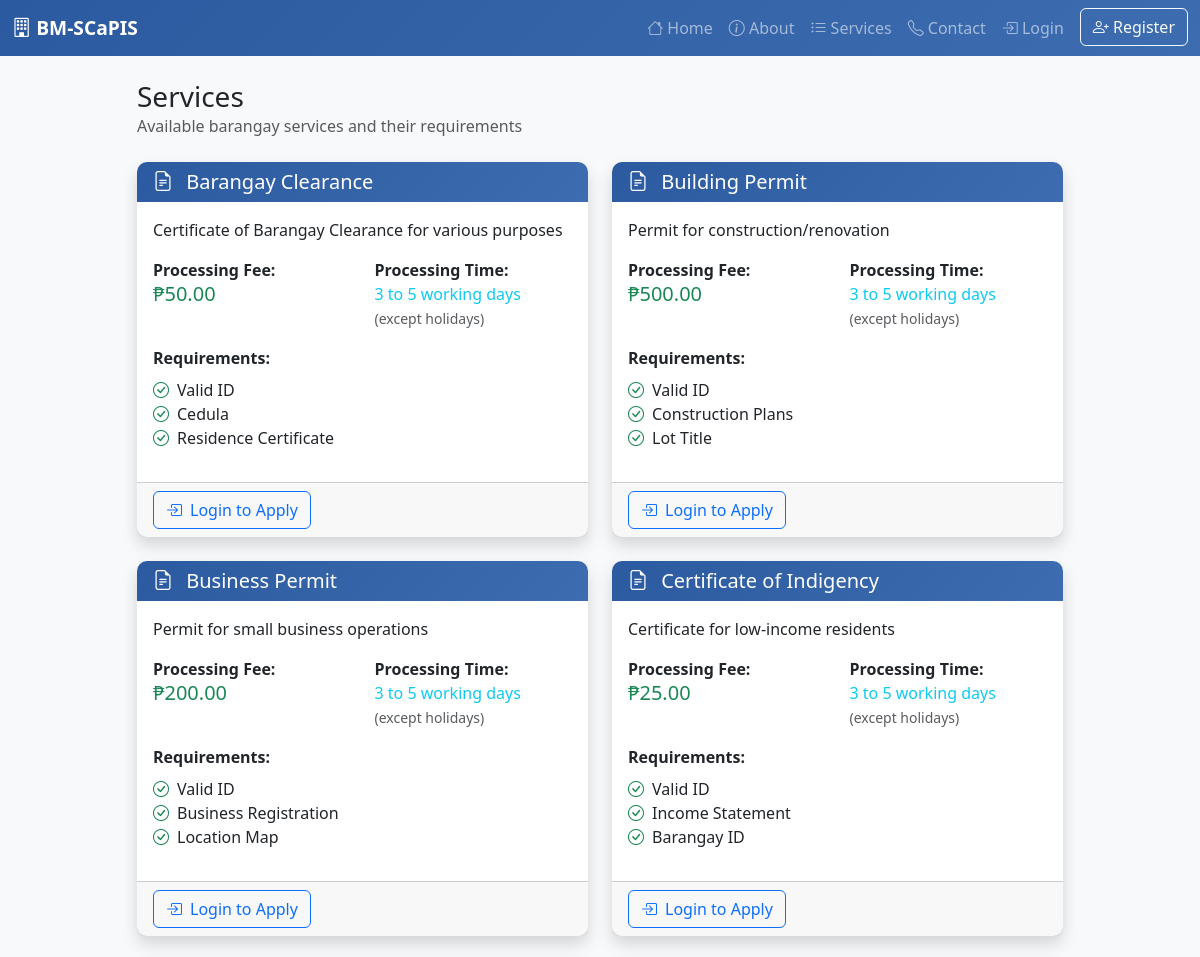
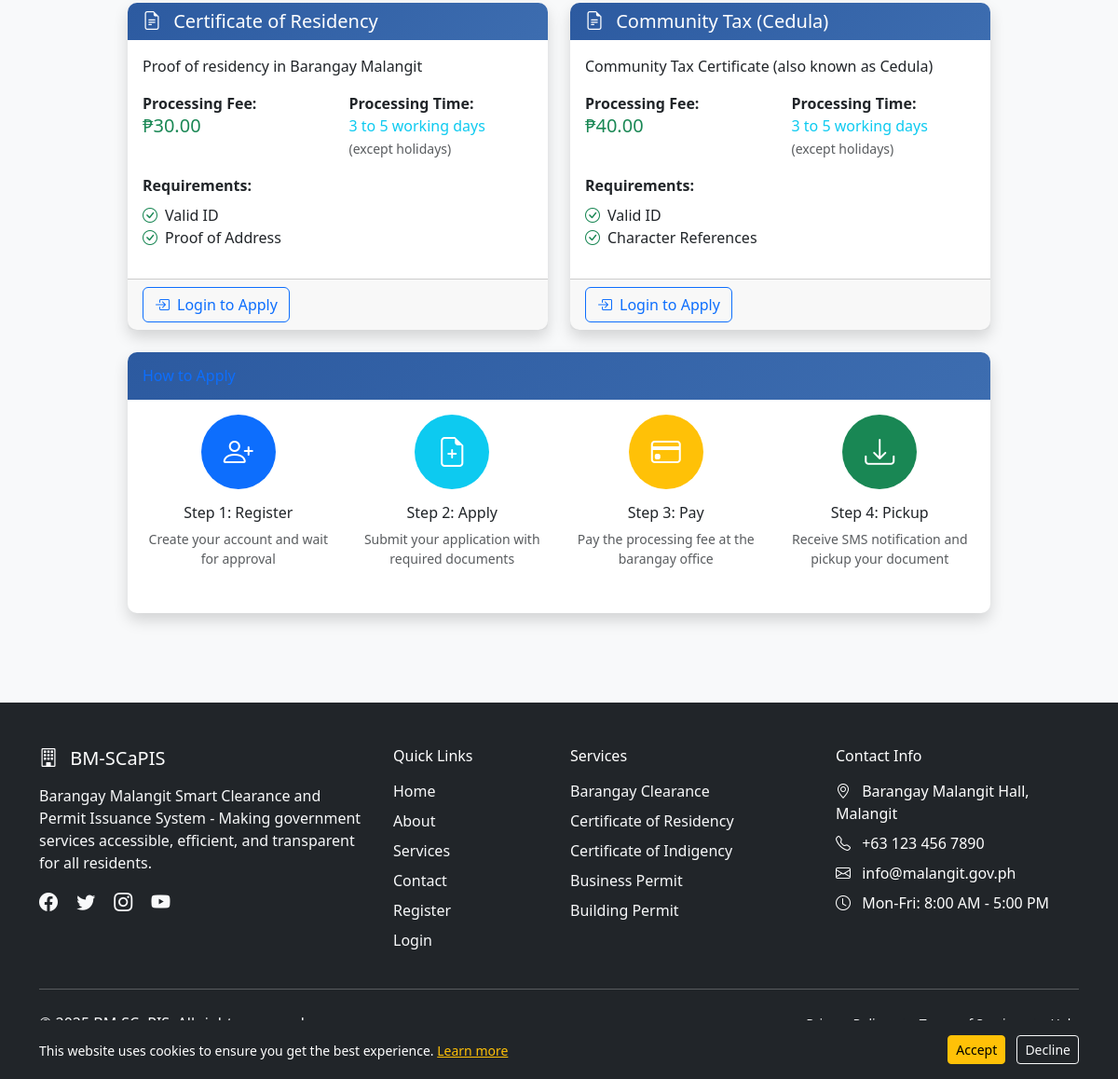
/services.php, run on the app's committed database (2 pictures, top to bottom).
### tables this page shows
CREATE TABLE `document_types` (
  `id` int(11) NOT NULL,
  `type_name` varchar(100) NOT NULL,
  `description` text DEFAULT NULL,
  `fee` decimal(8,2) DEFAULT 0.00,
  `requirements` text DEFAULT NULL,
  `processing_days` int(11) DEFAULT 3,
  `is_active` tinyint(1) DEFAULT 1,
  `created_at` timestamp NOT NULL DEFAULT current_timestamp()
);

### config.php (called while the page is built, shortened)
<?php
function isLoggedIn() {
    if (!isset($_SESSION['user_id']) || empty($_SESSION['user_id'])) {
        return false;
    }
}
?>

### services.php (the view)
<?php
require_once 'config.php';
require_once 'header.php';
?>
<div class="container py-4">
    <div class="row justify-content-center">
        <div class="col-lg-10">
            <div class="d-flex justify-content-between align-items-center mb-4">
                <div>
                    <h1 class="h3 mb-0 text-gray-800">Services</h1>
                    <p class="mb-0 text-muted">Available barangay services and their requirements</p>
                </div>
            </div>
            <div class="row">
                <?php
                $stmt = $pdo->prepare("SELECT * FROM document_types WHERE is_active = 1 ORDER BY type_name");
                $stmt->execute();
                $documentTypes = $stmt->fetchAll();
                foreach ($documentTypes as $doc) {
                    ?>
                    <div class="col-lg-6 mb-4">
                        <div class="card shadow h-100">
                            <div class="card-header bg-primary text-white">
                                <h5 class="card-title mb-0">
                                    <i class="bi bi-file-earmark-text me-2"></i>
                                    <?php echo htmlspecialchars($doc['type_name']); ?>
                                </h5>
                            </div>
                            <div class="card-body">
                                <p class="card-text"><?php echo htmlspecialchars($doc['description']); ?></p>
                                <div class="row mb-3">
                                    <div class="col-6">
                                        <strong>Processing Fee:</strong><br>
                                        <span class="text-success h5">₱<?php echo number_format($doc['fee'], 2); ?></span>
                                    </div>
                                    <div class="col-6">
                                        <strong>Processing Time:</strong><br>
                                        <span class="text-info">3 to 5 working days<br><small class="text-muted">(except holidays)</small></span>
                                    </div>
                                </div>
                                <?php if (!empty($doc['requirements'])): ?>
                                <div class="requirements">
                                    <strong>Requirements:</strong>
                                    <ul class="list-unstyled mt-2">
                                        <?php
                                        $requirements = explode(',', $doc['requirements']);
                                        foreach ($requirements as $req) {
                                            echo '<li><i class="bi bi-check-circle text-success me-2"></i>' . htmlspecialchars(trim($req)) . '</li>';
                                        }
                                        ?>
                                    </ul>
                                </div>
                                <?php endif; ?>
                            </div>
                            <div class="card-footer">
                                <?php if (isLoggedIn() && $_SESSION['role'] === 'resident'): ?>
                                    <a href="apply.php?type=<?php echo $doc['id']; ?>" class="btn btn-primary">
                                        <i class="bi bi-plus-circle me-2"></i>Apply Now
                                    </a>
                                <?php else: ?>
                                    <a href="login.php" class="btn btn-outline-primary">
                                        <i class="bi bi-box-arrow-in-right me-2"></i>Login to Apply
                                    </a>
                                <?php endif; ?>
                            </div>
                        </div>
                    </div>
                    <?php
                }
                ?>
            </div>
            <div class="card shadow mb-4">
                <div class="card-header py-3">
                    <h6 class="m-0 font-weight-bold text-primary">How to Apply</h6>
                </div>
                <div class="card-body">
                    <div class="row">
                        <div class="col-md-3 text-center mb-3">
                            <div class="bg-primary rounded-circle d-inline-flex align-items-center justify-content-center mb-3" style="width: 80px; height: 80px;">
                                <i class="bi bi-person-plus text-white" style="font-size: 2rem;"></i>
                            </div>
                            <h6>Step 1: Register</h6>
                            <p class="small text-muted">Create your account and wait for approval</p>
                        </div>
                        <div class="col-md-3 text-center mb-3">
                            <div class="bg-info rounded-circle d-inline-flex align-items-center justify-content-center mb-3" style="width: 80px; height: 80px;">
                                <i class="bi bi-file-earmark-plus text-white" style="font-size: 2rem;"></i>
                            </div>
                            <h6>Step 2: Apply</h6>
                            <p class="small text-muted">Submit your application with required documents</p>
                        </div>
                        <div class="col-md-3 text-center mb-3">
                            <div class="bg-warning rounded-circle d-inline-flex align-items-center justify-content-center mb-3" style="width: 80px; height: 80px;">
                                <i class="bi bi-credit-card text-white" style="font-size: 2rem;"></i>
                            </div>
                            <h6>Step 3: Pay</h6>
                            <p class="small text-muted">Pay the processing fee at the barangay office</p>
                        </div>
                        <div class="col-md-3 text-center mb-3">
                            <div class="bg-success rounded-circle d-inline-flex align-items-center justify-content-center mb-3" style="width: 80px; height: 80px;">
                                <i class="bi bi-download text-white" style="font-size: 2rem;"></i>
                            </div>
                            <h6>Step 4: Pickup</h6>
                            <p class="small text-muted">Receive SMS notification and pickup your document</p>
                        </div>
                    </div>
                </div>
            </div>
        </div>
    </div>
</div>
<?php require_once 'footer.php'; ?>

### header.php (style rules this page uses)
:root { --primary-color: #2c5aa0; --secondary-color: #f8f9fa; --success-color: #28a745; --warning-color: #ffc107; --danger-color: #dc3545; --info-color: #17a2b8; --dark-color: #343a40; --light-color: #f8f9fa; }
body { font-family: 'Segoe UI', Tahoma, Geneva, Verdana, sans-serif; background-color: var(--secondary-color); padding-top: 56px; }
.card { border: none; border-radius: 10px; box-shadow: 0 0.125rem 0.25rem rgba(0, 0, 0, 0.075); transition: all 0.3s ease; }
.card-header { background: linear-gradient(135deg, var(--primary-color), #3d6db0); color: white; border-radius: 10px 10px 0 0 !important; border: none; }
.d-flex { min-width: 0; }
.card-body { overflow: visible !important; position: relative; z-index: 1; }
.card { overflow: visible !important; }

### data on the page
document_types: type_name "Barangay Clearance", description "Certificate of Barangay Clearance for various purposes", fee "50.00", requirements "Valid ID", requirements "Cedula", requirements "Residence Certificate"
document_types: type_name "Building Permit", description "Permit for construction/renovation", fee "500.00", requirements "Valid ID", requirements "Construction Plans", requirements "Lot Title"
document_types: type_name "Business Permit", description "Permit for small business operations", fee "200.00", requirements "Valid ID", requirements "Business Registration", requirements "Location Map"
document_types: type_name "Certificate of Indigency", description "Certificate for low-income residents", fee "25.00", requirements "Valid ID", requirements "Income Statement", requirements "Barangay ID"
document_types: type_name "Certificate of Residency", description "Proof of residency in Barangay Malangit", fee "30.00", requirements "Valid ID", requirements "Proof of Address"
document_types: type_name "Community Tax (Cedula)", description "Community Tax Certificate (also known as Cedula)", fee "40.00", requirements "Valid ID", requirements "Character References"

### other printed values
SYSTEM_NAME "BM-SCaPIS"
BARANGAY_NAME "Barangay Malangit"
